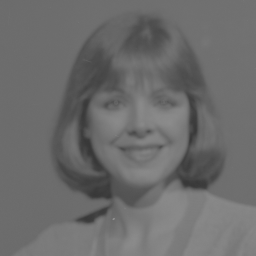
#> input picture xiemei_homework_3/test1.bmp, 256 x 256 px
$ python histogram_equalization.py
#> lines starting #> are read from the running program, lines starting #| are printed output that depends on the picture
#!/usr/bin/env python
# coding=utf-8

from PIL import Image
import matplotlib.pyplot as plt
import numpy as np
import matplotlib.cm as cm

img =Image.open('test1.bmp').convert("L") #打开图像文件 并转换为灰度图像
src_img_array = np.array(img)                 #获得图像的元素矩阵
size = src_img_array.size
#> size = 65536
dst_img_array = np.array(img)


list1 = [0]*256  #建立256位的空数组
list2 = [0]*256     #

#直方图计算和均衡算法
for element in src_img_array.flat:     #计算像素出现的次数
    list1[element] = list1[element] + 1;
#> this loop made 65536 passes
#> element on passes 1 to 3: 107, 107, 108
#> after the loop, list1 = 256 values, max 8325 at index 108, min 0 at index 0, mean 256

pre_sum = 0;
for i in range(len(list1)): #计算概率密度 和 概率分布
    if(0 != list1[i]):
        list1[i] = list1[i] / float(size)
        list2[i] = pre_sum + list1[i]
        pre_sum = list2[i]
#> this loop made 256 passes
#> pre_sum on passes 56 to 67: 4.58e-05, 0.000504, 0.00177, 0.0031, 0.00478, 0.00677, 0.00877, 0.0107, 0.0125, 0.0143, 0.0166, 0.0189
#> after the loop, list1 = 256 values, max 0.127 at index 108, min 0 at index 0, mean 0.00391; list2 = 256 values, max 1 at index 144, min 0 at index 0, mean 0.133


for i in range(len(list2)):
    if(list2[i] != 0):
        list2[i] = int(255 * list2[i]+0.5)  #四舍五入取整
#> after the loop, list2 = 256 values, max 255 at index 137, min 0 at index 0, mean 33.94

x,y = dst_img_array.shape
#> x = 256; y = 256
for i in range(x):
    for j in range(y):
        dst_img_array[i,j] = list2[dst_img_array[i,j]]  #改变原图像值
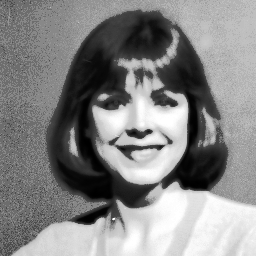
#> dst_img_array: shape (256, 256); min 0, max 255, mean 133.3


#图像显示和保存
plt.subplot(2,2,1)
plt.imshow(src_img_array,cmap=plt.cm.gray)
plt.axis("off")
plt.subplot(2,2,2)
plt.hist(src_img_array.flatten(),256)
#plt.show()
plt.subplot(2,2,3)
plt.imshow(dst_img_array,cmap=plt.cm.gray)
plt.axis("off")
plt.subplot(2,2,4)
plt.hist(dst_img_array.flatten(),256)
plt.show()
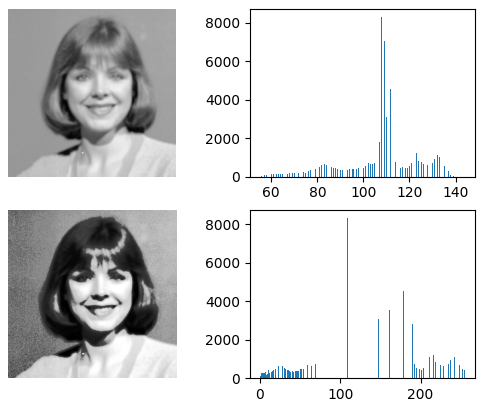
#> figure drawn by matplotlib, 4 panels; panel 2: tallest bar 8325 high, from x = 107.8 to 108.2; panel 4: tallest bar 8325 high, from x = 108.6 to 109.6

#dst_img = Image.fromarray(dst_img_array)
#dst_img.save("./test1_process.bmp")

$ run again, with xiemei_homework_3/test2.bmp copied over xiemei_homework_3/test1.bmp
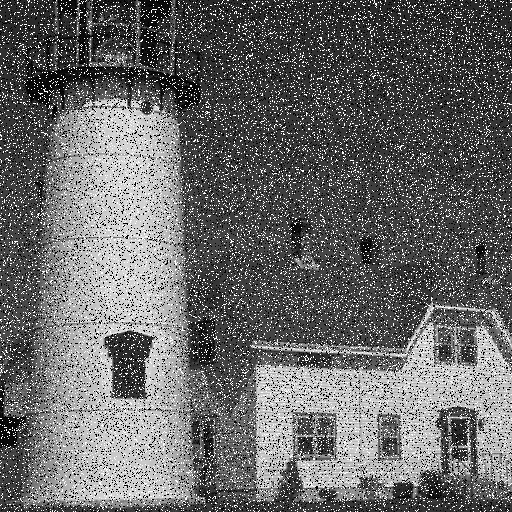
#> input picture xiemei_homework_3/test2.bmp, 512 x 512 px
#> img is the input picture: PIL image 512x512 L; min 0, max 255, mean 104.4
#> the loop `for element in src_img_array.flat:` made 262144 passes
#> element on passes 1 to 3: 42, 42, 255
#> after the loop `for element in src_img_array.flat:`: list1 = 256 values, max 26193 at index 0, min 0 at index 1, mean 1024
#> the loop `for i in range(len(list1)):` made 256 passes
#> pre_sum on passes 1, 3, 4, 5, 8, 9, 10, 11: 0.0999, 0.0999, 0.1, 0.101, 0.101, 0.101, 0.102, 0.109
#> after the loop `for i in range(len(list1)):`: list1 = 256 values, max 0.0999 at index 0, min 0 at index 1, mean 0.00391; list2 = 256 values, max 1 at index 255, min 0 at index 1, mean 0.408
#> after the loop `for i in range(len(list2)):`: list2 = 256 values, max 255 at index 255, min 0 at index 1, mean 103.9
#> after the loop `for i in range(x):`:
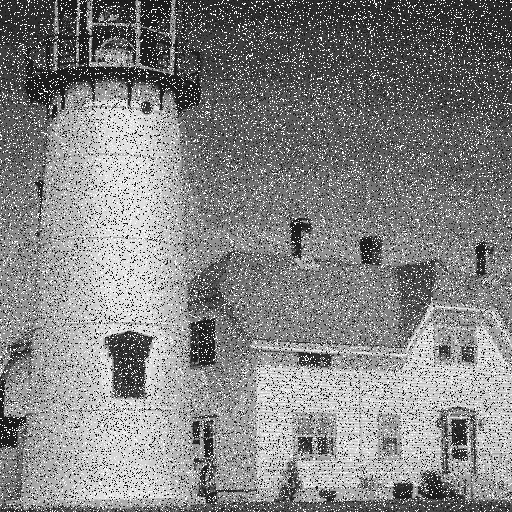
#> dst_img_array: shape (512, 512); min 25, max 255, mean 132.2
#> `plt.show()`:
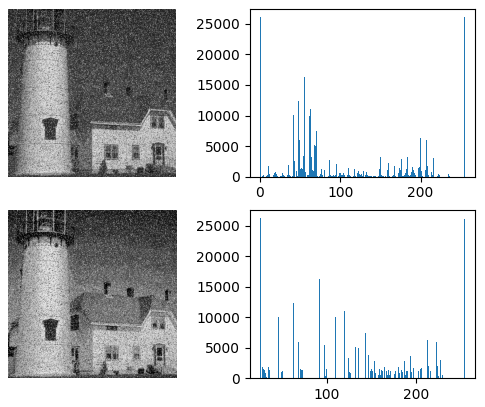
#> figure drawn by matplotlib, 4 panels; panel 2: tallest bar 26193 high, from x = 0 to 0.996; panel 4: tallest bar 26196 high, from x = 25 to 25.9
